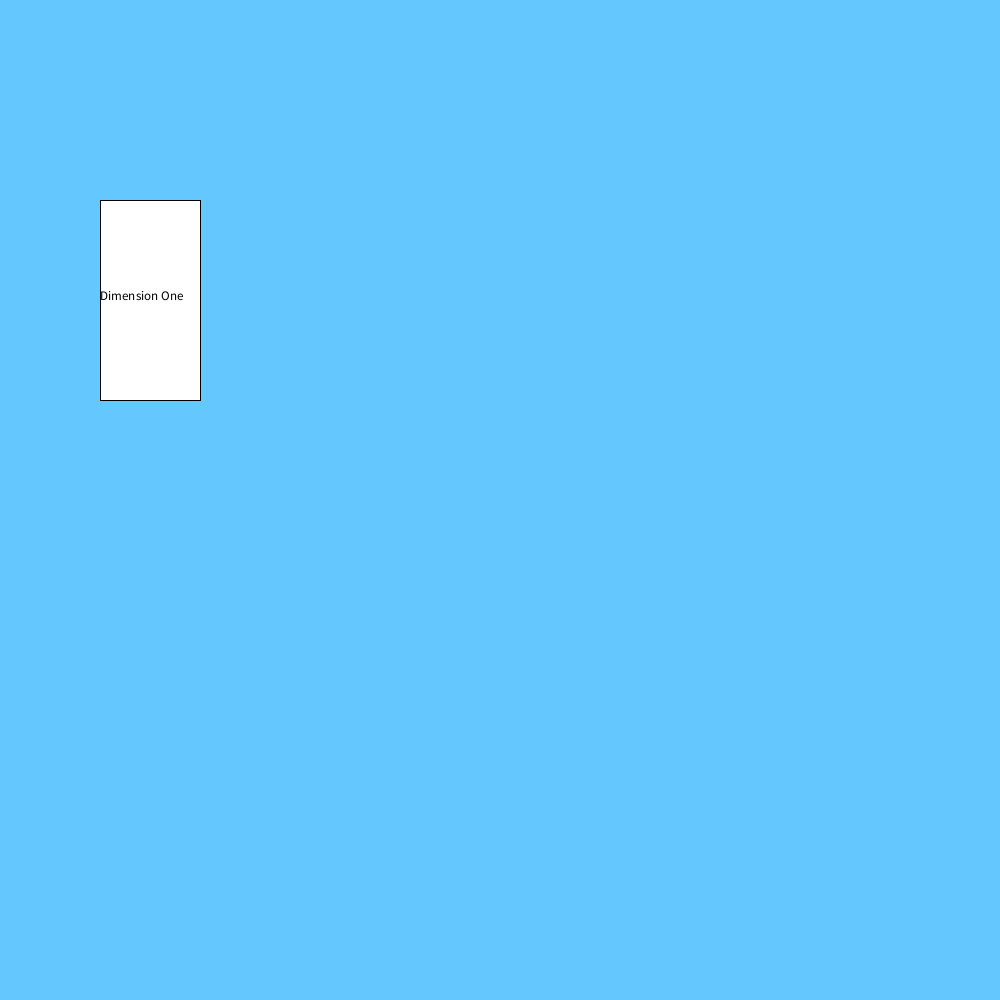
Frame 1 (no input)
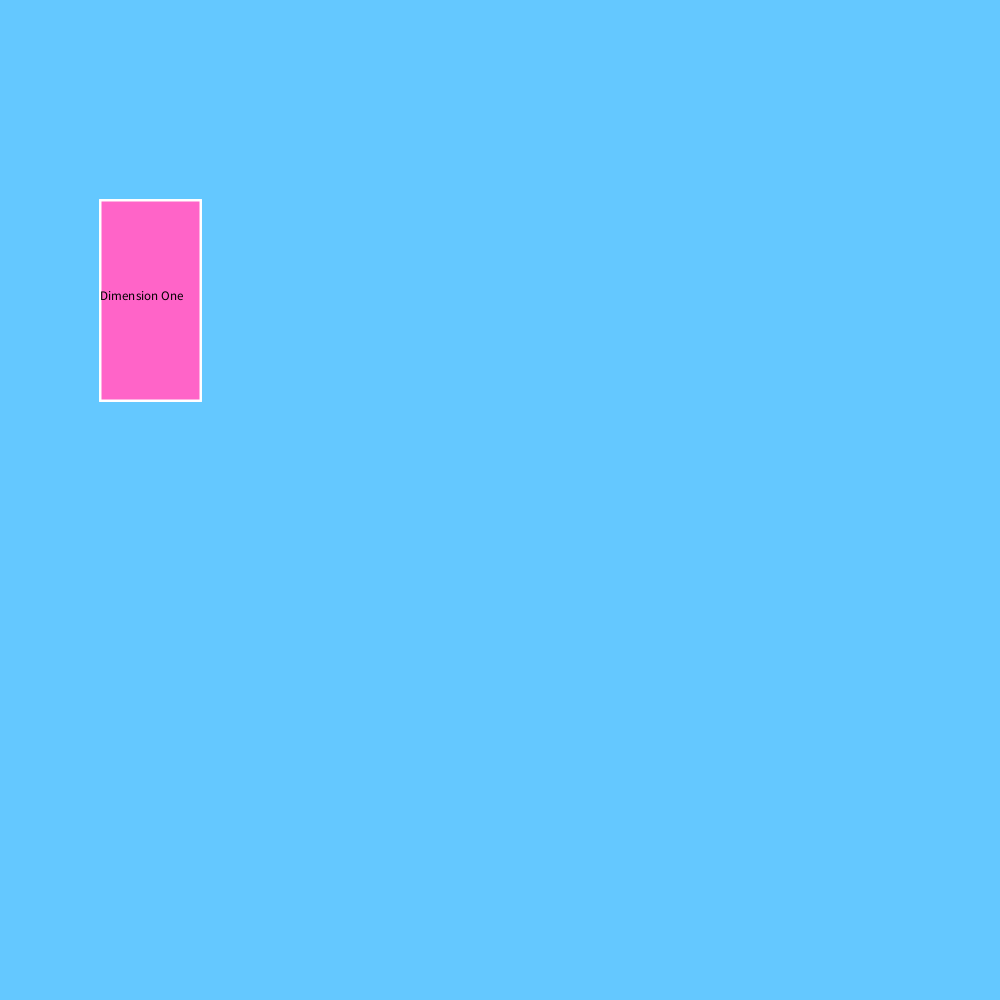
Frame 60 (the mouse pressed at the canvas centre just before this capture)
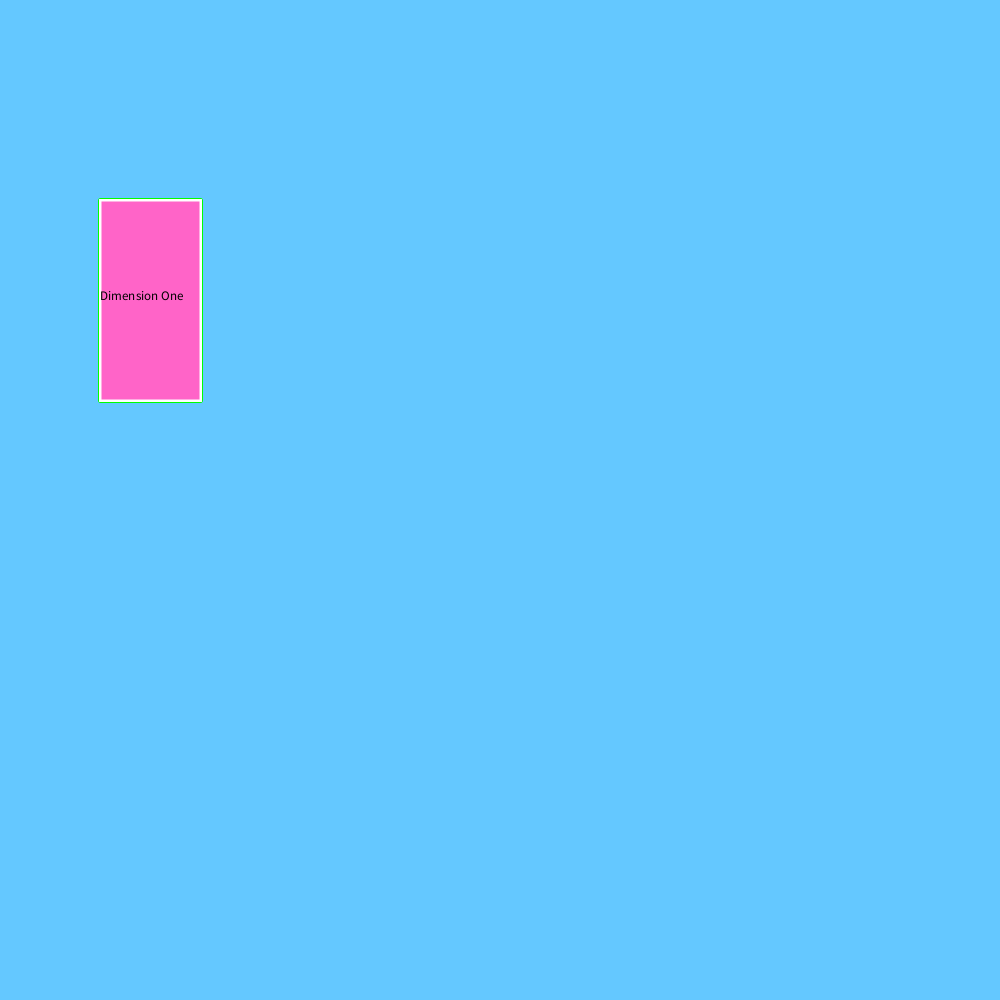
Frame 120 (the mouse held since frame 60 and released just before this capture)

The Processing sketch that drew these frames (run headless with seeded random() and noise(); from frame 60 on, the mouse is pressed at the canvas centre):

// Processing sketch: s19magd150lab05_LEWIS
// ── s19magd150lab05_LEWIS.pde
//rectangle stuff
float a = 100; 
float b = 200;
float c = 100; 
float d = 200; 

void setup() { 
  size(1000,1000); 
  background(100,200,255); 


}

void draw () { 
  //the square button into the square demention
  rectMode(CORNER);
  rect(a,b,c,d); 
  fill(0);
  stroke(255); 
  strokeJoin(ROUND);
  strokeWeight(2); 
  
  noFill();
  
  textSize(13);
  text("Dimension One",100,300);
  fill(255,100,200);
  //text for square

  
  if(mouseX>a&& mouseX<a+c && mouseY>b && mouseY<b+d){
 //this is what happens when you touch the square demention
    fill(255,105,105); 
    ellipse(500,500,100,100);
    textSize(13);
    fill(0);
    text("Enter Void?", 470,500);
    //the void will hurt your eyes
    //circle button 
  }
}


//clicky mousey stuff
void mousePressed(){ 
  //if you presst the square it brings you to the first demention 
  if (mouseX>a&& mouseX<a+c && mouseY>b && mouseY<b+d) {
    background(255); 
  
    for(int q=1; q < 100; q++) {
    noFill(); 
    stroke(255,100,200);
    strokeWeight(5);
    rectMode(CENTER);
    rect(width/2, height/2, (q*20), (q*20)); 
    }
  }
 
     //Enter the void? 
     //Circle button stuff
  float distX = 500 - mouseX; 
  float distY = 500 - mouseY; 
  float distance = sqrt((distX * distX) + (distY * distY)); 
  if (distance < 25) {
    background(0);
    for(int q=1; q < 100; q++) {
    noFill(); 
    stroke(0,255,0);
    strokeWeight(5);
    ellipse(width/2, height/2, (q*20), (q*20)); 
    }
  }
}
 
